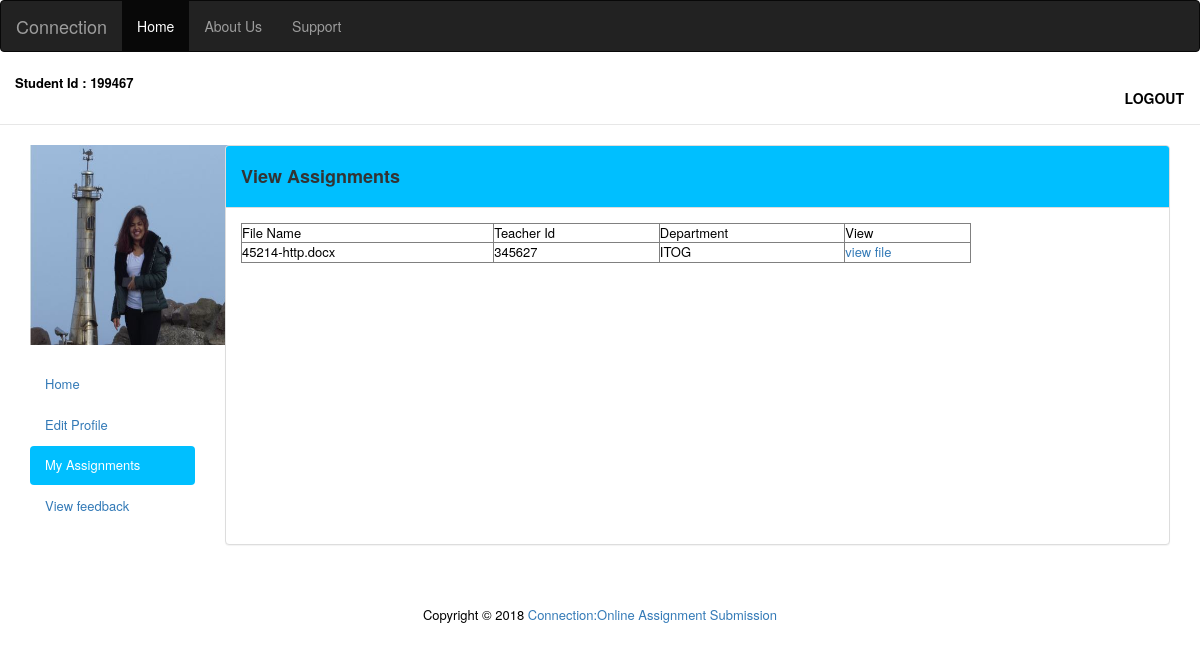
Screenshot of /viewnewassignment.php (signed in) with the database file from the repository.
### tables this page shows
CREATE TABLE `student_user` (
  `firstname` varchar(50) NOT NULL,
  `lastname` varchar(50) NOT NULL,
  `department` varchar(50) NOT NULL,
  `email` varchar(50) NOT NULL,
  `regno` bigint(50) NOT NULL,
  `dob` date NOT NULL,
  `username` varchar(50) NOT NULL,
  `password` varchar(50) NOT NULL,
  `phone` bigint(10) NOT NULL,
  `address` varchar(250) NOT NULL,
  `student_id` int(50) NOT NULL,
  `course` varchar(50) NOT NULL,
  `img_url` varchar(100) NOT NULL
);

CREATE TABLE `teacher_assignment` (
  `file` varchar(100) NOT NULL,
  `teacher_id` int(50) NOT NULL,
  `department` varchar(100) NOT NULL
);

### viewnewassignment.php (the view, shortened to what this page needs)
<?php
include_once 'config.php';
$sql = "SELECT firstname, student_id, lastname, course, email, phone, username,img_url FROM student_user WHERE username = '" . $_SESSION['username'] . "'";
$result = mysqli_query($db,$sql);
$row = mysqli_fetch_array($result);
?>
<!DOCTYPE html>
<html lang="en">
<head>
    <link href="//maxcdn.bootstrapcdn.com/bootstrap/3.3.0/css/bootstrap.min.css" rel="stylesheet" id="bootstrap-css">
</head>
<header>
    <nav class="navbar navbar-inverse">
        <div class="container-fluid">
            <div class="navbar-header">
                <a class="active navbar-brand" href="index.php">Connection</a>
            </div>
            <ul class="nav navbar-nav">
                <li class="active"><a href="studentdashboard.php">Home</a></li>
                <li><a href="#">About Us</a></li>
                <li><a href="#">Support</a></li>
            </ul>
        </div>
    </nav>
</header>
<body>
<nav class="navbar navbar-default navbar-static-top">
    <div class="container-fluid" style="background-color: white">
        <div class="navbar-header" >
            <p><font size="2"; color="black"> <strong> Student Id : <?php echo $row['student_id']; ?></strong></p>
        </div>
        <div class="collapse navbar-collapse" id="bs-example-navbar-collapse-1">
            <ul class="nav navbar-nav navbar-right">
                <li><a style="color: black;" class="btn" href="logout.php"><strong>LOGOUT</strong></a></li>
            </ul>
        </div>
    </div>
</nav>
<div class="container-fluid main-container">
    <div class="col-md-2 sidebar">
        <ul class="nav nav-pills nav-stacked">
            <img  class='top-image' src='profile_pictures/<?php echo $row['img_url']?>' alt="user photo" title="user photo"height="200px" width="200px">
            <li style="margin-top: 20px" "><a href="studentdashboard.php" >Home</a></li>
            <li><a href="studentedit.php">Edit Profile</a></li>
            <li><a href="assignment_upload.php" style="background-color: deepskyblue;color: white" class="active">My Assignments</a></li>
            <li><a href="#">View feedback</a></li>
        </ul>
    </div>
    <div class="col-md-10 content">
        <div class="panel panel-default" style="height: 400px">
            <div class="panel-heading" style="background-color: deepskyblue;">
                <h4><strong>View Assignments</strong></h4>
            </div>
            <div class="panel-body">
                <div id="body">
                    <table width="80%" border="1" >
                        <tr>
                            <td>File Name</td>
                            <td>Teacher Id</td>
                            <td>Department</td>
                            <td>View</td>
                        </tr>
                        <?php
                        $sql="SELECT * FROM teacher_assignment ";
                        $result_set=mysqli_query($db,$sql);
                        while($row=mysqli_fetch_array($result_set))
                        {
                            ?>
                            <tr>
                                <td><?php echo $row['file'] ?></td>
                                <td><?php echo $row['teacher_id'] ?></td>
                                <td><?php echo $row['department'] ?></td>
                                <td><a href="teacher_assignments/<?php echo $row['file'] ?>" target="_blank">view file</a></td>
                            </tr>
                            <?php
                        }
                        ?>
                    </table>
                </div>
            </div>
        </div>
    </div>
</div>
</body>
<div class="container-fluid text-center">
    <footer class=“col-md-12">
        <p class="col-md-12">
        Copyright &COPY; 2018 <a href="index.php">Connection:Online Assignment Submission</a>
        </p>
    </footer>
</div>
</html>

### rows the page displays
student_user: student "199467", img_url (picture)
teacher_assignment: file "45214-http.docx", teacher_id "345627", department "ITOG"
